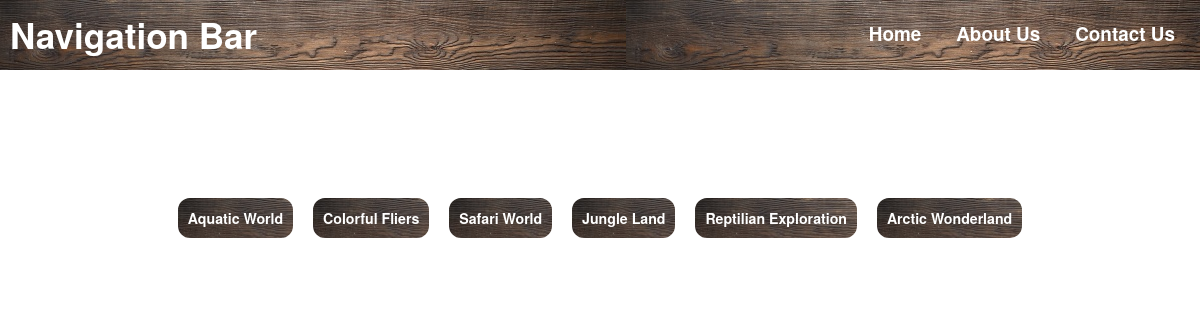
Page /zoo/2 on the earlier database version.
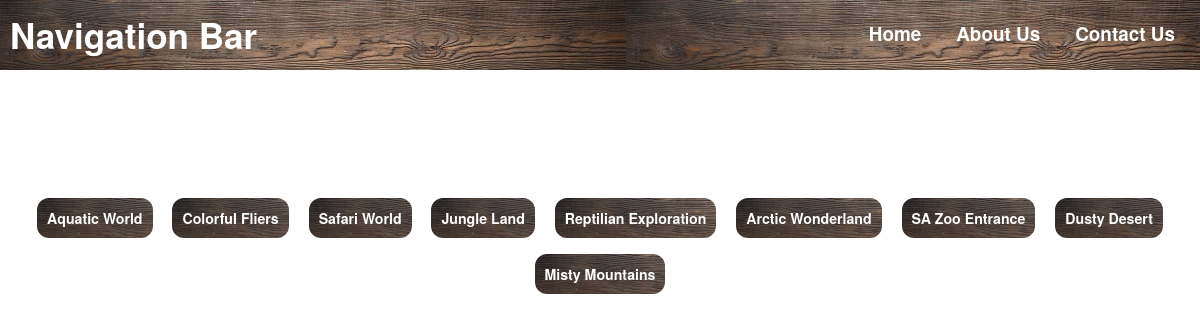
Same page on the later database version.
### zoo/models.py (models this page shows, shortened)
class Exhibit(models.Model):
	name = models.CharField(max_length=200, help_text="Enter a Exhibit Name")
	zoo = models.ForeignKey('Zoo', on_delete=models.SET_NULL, null=True)

### zoo/views.py (the view)
# urls.py: path('<int:pk>', views.ZooDetailView.as_view(), name='zooDetail'),
class ZooDetailView(generic.DetailView):
    model = Zoo

### zoo/templates/zoo/zoo_detail.html (shortened to what this page needs)
{% extends "base_generic.html" %}
{% block content %}
<h1 class='topmargin'>Exhibit List</h1>
<div class='wrapper'>
	{% for exhibit in zoo.exhibit_set.all %}
		<label class='list'><a href='/zoo/exhibit/{{ exhibit.id }}'>{{ exhibit.name }}</a></label>
	{% endfor %}
</div>
{% endblock %}

### zoo/templates/base_generic.html (shortened to what this page needs)
<!DOCTYPE html>
<html lang="en">
<head>
  <link rel="stylesheet" href="https://maxcdn.bootstrapcdn.com/bootstrap/3.3.7/css/bootstrap.min.css">
  {% load static %}
  <link rel="stylesheet" href="{% static 'css/styles.css' %}">
</head>
<body>
	<div class='header'>
		<label class='navigation'>Navigation Bar</label>
		<label class='headerlinks'><a class='link' href='/zoo/contactus'>Contact Us</a></label>
		<label class='headerlinks'><a class='link' href='/zoo/aboutus'>About Us</a></label>
		<label class='headerlinks'><a class='link' href='/zoo'>Home</a></label>
	</div>
	{% block content %}	{% endblock %}
</body>
</html>

### zoo/static/css/styles.css (style rules this page uses)
.navigation { width: 400px; font-size: 2.5em; margin: 10px; color: white; margin-right: 0px; }
.headerlinks { float: right; color: white; padding: 0px 0px 0px 10px; margin: 20px 25px 10px 0px; }
.header { border-bottom: 3px solid white; background-image: url(../images/background1.jpg); position: fixed; width: 100%; top: 0; }
.link { color: white; font-size: 1.35em; }
body { background-image: url(../images/background2.jpg); }
a { color: white; font-size: 1.35em; }
.topmargin { margin-top: 10%; padding: 10px; color: white; text-align: center; }
.list { border: 3px solid white; border-radius: 15px; background-image: url(../images/background1.jpg); padding: 10px; margin: 5px; font-size: .75em; display: inline-block; text-align: center; }
.wrapper { text-align: center; }

Differences in the rows shown:
added Exhibit: name "SA Zoo Entrance"
added Exhibit: name "Dusty Desert"
added Exhibit: name "Misty Mountains"
